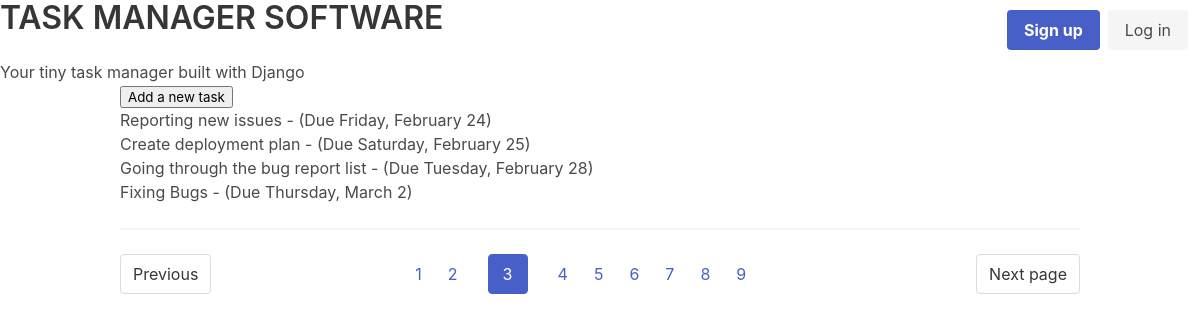
The app's page /tasks/3 with its own data.
### task_app/models.py (models this page shows, shortened)
class TaskItem(models.Model):
    title = models.CharField(max_length=100)
    description = models.TextField(null=True, blank=True)
    created_date = models.DateTimeField(auto_now_add=True)
    start_date = models.DateTimeField(default=timezone.now)
    due_date = models.DateTimeField(default=one_week_hence)
    class Meta:
        ordering = ["due_date"]

### task_app/views.py (the view)
# urls.py: path("tasks/<int:page>", views.listing, name="task-by-page"),
def listing(request, page):
    tasks = TaskItem.objects.all().order_by("due_date")
    paginator = Paginator(tasks, per_page=4)
    page_object = paginator.get_page(page)
    page_object.adjusted_elided_pages = paginator.get_elided_page_range(page)
    context = {"page_obj": page_object}
    return render(request, "task_app/index.html", context)

### task_app/templates/task_app/index.html (shortened to what this page needs)
{% extends "base.html" %}
{% block content %}
<p>
    <input
            value="Add a new task"
            type="button"
            onclick="location.href='{% url "task-add" %}'"/>
</p>
<ul>
   {% for task in page_obj %}
    <li >
       <div>
            <div
                    role="button"
                    onclick="location.href=
                        '{% url "item-update" task.id %}'">
                    {{ task.title }} -
                    (Due {{ task.due_date | date:"l, F j" }})
            </div>
        </div>
    </li>
    {% endfor %}
</ul>
<hr>
<nav class="pagination is-centered" role="navigation" aria-label="pagination">
     {% if page_obj.has_previous %}
          <a class="pagination-previous" href="{% url 'task-by-page' 1 %}" >
              Previous
          </a>
    {% endif%}
    {% if page_obj.has_next %}
          <a class="pagination-next" href="{% url 'task-by-page' page_obj.next_page_number %}">
              Next page
          </a>
    {% endif%}
  <ul class="pagination-list">
      {% for page_number in page_obj.paginator.page_range %}
        <li>
            <a
            href="{% url 'task-by-page' page_number %}"
            class="{% if page_number == page_obj.number %}pagination-link is-current{% endif %}"
            >
                {{page_number}}
            </a>
            <li><span class="pagination-ellipsis">  </span></li>
        </li>
    {% endfor %}
  </ul>
</nav>
{% endblock %}

### records on screen
TaskItem: title "Reporting new issues", due_date "Friday, February 24"
TaskItem: title "Create deployment plan", due_date "Saturday, February 25"
TaskItem: title "Going through the bug report list", due_date "Tuesday, February 28"
TaskItem: title "Fixing Bugs", due_date "Thursday, March 2"

### other values on screen
{{ page_number }} "1" "2" "3" "4" "5" "6" "7" "8" "9"
